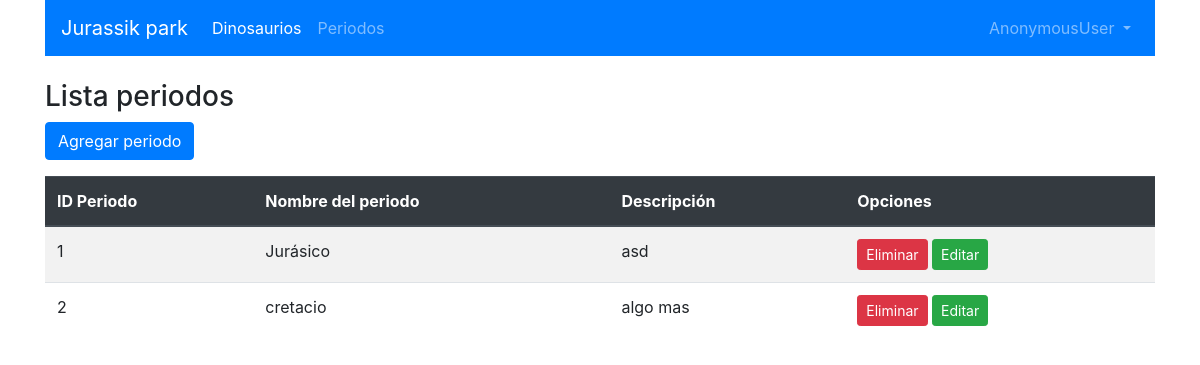
The app's page /periodo/ with its own data.
### dinosaurios/models.py (models this page shows, shortened)
class Periodo(models.Model):
    nombre = models.CharField(max_length=100)
    descripcion = models.TextField("Descripción", null=True, blank=True)

### dinosaurios/views.py (the view)
# urls.py: path('',views.lista_periodo, name='lista_periodo'),
def lista_periodo(request):
    periodos = Periodo.objects.all()
    nombre = "T-REX"
    context = {'periodos':periodos, 'nombre':nombre}
    return render(request, 'periodos.html',context)

### dinosaurios/templates/periodos.html (shortened to what this page needs)
{% extends 'base.html' %}
{% block contenido %}
    <h3>Lista periodos</h3>
    <a href="{% url "agregar_periodo" %}" class="btn btn-primary bt-sm">Agregar periodo</a>
    <table class="table table-striped mt-3">
        <thead class="thead-dark">
            <th>ID Periodo</th>
            <th>Nombre del periodo</th>
            <th>Descripción</th>
            <th>Opciones</th>
        </thead>
        <tbody>
            {% for periodo in periodos %}
                <tr>
                    <td>{{periodo.id}}</td>
                    <td>{{periodo.nombre}}</td>
                    <td>{{periodo.descripcion}}</td>
                    <td>
                        <a href="{% url "eliminar_periodo" periodo.id %}" class="btn btn-danger btn-sm">Eliminar</a>
                        <a href="{% url "editar_periodo" periodo.id %}" class="btn btn-success btn-sm">Editar</a>
                    </td>
                </tr>
            {% endfor %}
        </tbody>
    </table>
{% endblock contenido %}

### records on screen
Periodo: id "1", nombre "Jurásico", descripcion "asd"
Periodo: id "2", nombre "cretacio", descripcion "algo mas"

### other values on screen
{{ user }} "AnonymousUser"
